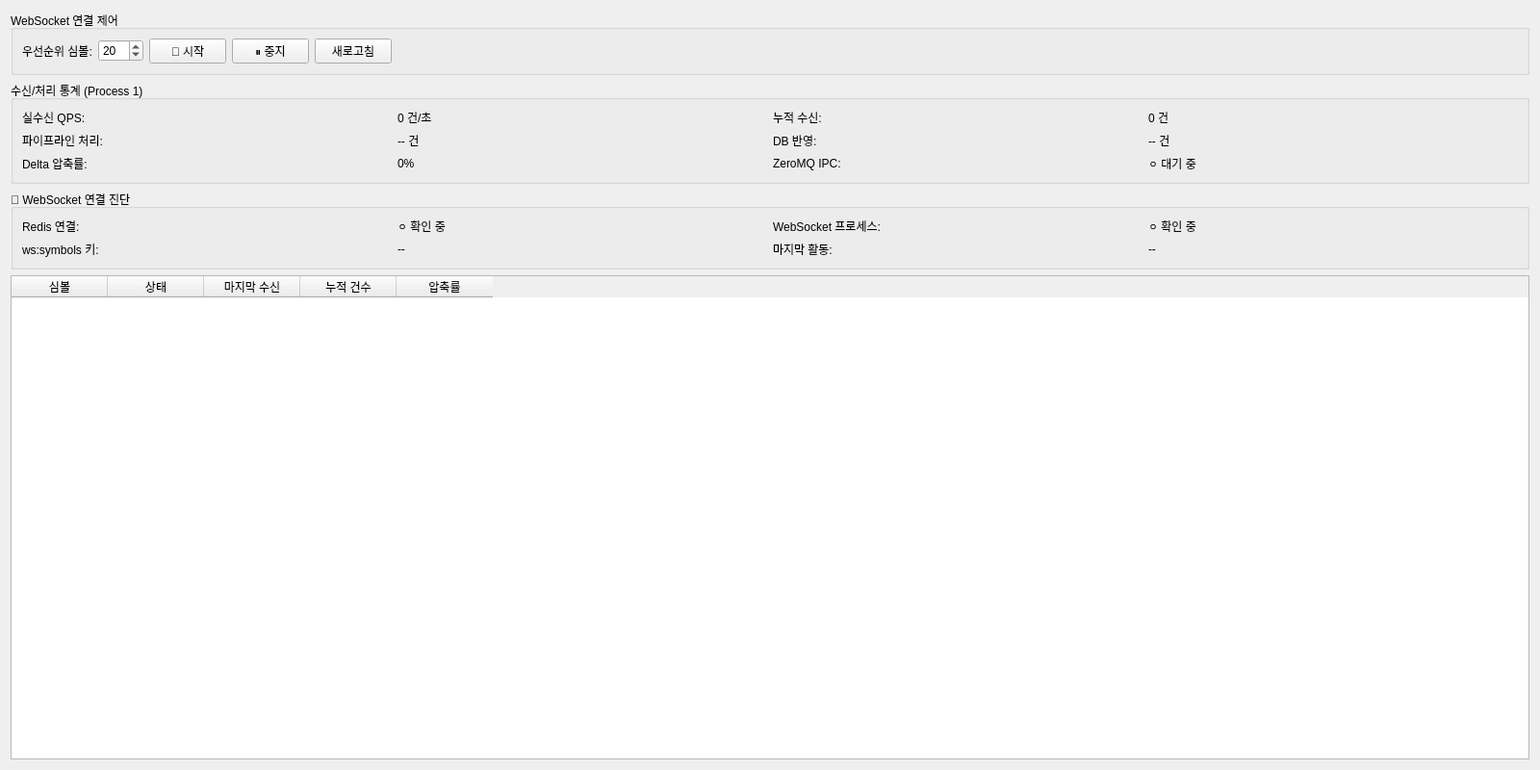
<?xml version="1.0" encoding="UTF-8"?>
<ui version="4.0">
 <class>WebSocketTab</class>
 <widget class="QWidget" name="WebSocketTab">
  <property name="geometry">
   <rect>
    <x>0</x>
    <y>0</y>
    <width>1600</width>
    <height>800</height>
   </rect>
  </property>
  <layout class="QVBoxLayout" name="vLayout_ws">

   <!-- 연결 제어 그룹 -->
   <item>
    <widget class="QGroupBox" name="groupBox_control">
     <property name="title">
      <string>WebSocket 연결 제어</string>
     </property>
     <layout class="QHBoxLayout" name="hLayout_control">
      <item>
       <widget class="QLabel" name="label_symbol_count_title">
        <property name="text">
         <string>우선순위 심볼:</string>
        </property>
       </widget>
      </item>
      <item>
       <widget class="QSpinBox" name="spin_symbol_count">
        <property name="minimum">
         <number>1</number>
        </property>
        <property name="maximum">
         <number>246</number>
        </property>
        <property name="value">
         <number>20</number>
        </property>
       </widget>
      </item>
      <item>
       <widget class="QPushButton" name="btn_start_ws">
        <property name="text">
         <string>🚀 시작</string>
        </property>
       </widget>
      </item>
      <item>
       <widget class="QPushButton" name="btn_stop_ws">
        <property name="text">
         <string>⏸️ 중지</string>
        </property>
       </widget>
      </item>
      <item>
       <widget class="QPushButton" name="btn_refresh_ws">
        <property name="text">
         <string>새로고침</string>
        </property>
       </widget>
      </item>
      <item>
       <spacer name="horizontalSpacer_control">
        <property name="orientation">
         <enum>Qt::Horizontal</enum>
        </property>
        <property name="sizeHint" stdset="0">
         <size>
          <width>40</width>
          <height>20</height>
         </size>
        </property>
       </spacer>
      </item>
     </layout>
    </widget>
   </item>

   <!-- 수신 통계 그룹 -->
   <item>
    <widget class="QGroupBox" name="groupBox_stats">
     <property name="title">
      <string>수신/처리 통계 (Process 1)</string>
     </property>
     <layout class="QGridLayout" name="gridLayout_stats">
      <item row="0" column="0">
       <widget class="QLabel">
        <property name="text">
         <string>실수신 QPS:</string>
        </property>
        <property name="toolTip">
         <string>WebSocket 실수신 건수/초 (Redis ws:qps:{초} 키 기준, 최근 5초 평균).
0이면 백엔드가 해당 Redis 키를 아직 기록하지 않는 상태입니다.</string>
        </property>
       </widget>
      </item>
      <item row="0" column="1">
       <widget class="QLabel" name="label_ws_qps">
        <property name="text">
         <string>0 건/초</string>
        </property>
        <property name="toolTip">
         <string>ws:qps:{초} 또는 pipeline:qps:{초} Redis 키의 최근 5초 평균입니다.</string>
        </property>
       </widget>
      </item>
      <item row="0" column="2">
       <widget class="QLabel">
        <property name="text">
         <string>누적 수신:</string>
        </property>
        <property name="toolTip">
         <string>ws:total_recv 키 기준 세션 전체 누적 수신 건수입니다.</string>
        </property>
       </widget>
      </item>
      <item row="0" column="3">
       <widget class="QLabel" name="label_total_recv">
        <property name="text">
         <string>0 건</string>
        </property>
       </widget>
      </item>
      <item row="1" column="0">
       <widget class="QLabel">
        <property name="text">
         <string>파이프라인 처리:</string>
        </property>
        <property name="toolTip">
         <string>파이프라인 처리 누적 건수 (pipeline:processed_count Redis 키).
백엔드가 이 키를 기록하지 않으면 '--'로 표시됩니다.</string>
        </property>
       </widget>
      </item>
      <item row="1" column="1">
       <widget class="QLabel" name="label_pipeline_processed">
        <property name="text">
         <string>-- 건</string>
        </property>
       </widget>
      </item>
      <item row="1" column="2">
       <widget class="QLabel">
        <property name="text">
         <string>DB 반영:</string>
        </property>
        <property name="toolTip">
         <string>실제 DB에 커밋된 캔들 건수 (db:committed_count Redis 키).
백엔드가 이 키를 기록하지 않으면 '--'로 표시됩니다.</string>
        </property>
       </widget>
      </item>
      <item row="1" column="3">
       <widget class="QLabel" name="label_db_committed">
        <property name="text">
         <string>-- 건</string>
        </property>
       </widget>
      </item>
      <item row="2" column="0">
       <widget class="QLabel">
        <property name="text">
         <string>Delta 압축률:</string>
        </property>
       </widget>
      </item>
      <item row="2" column="1">
       <widget class="QLabel" name="label_delta_ratio">
        <property name="text">
         <string>0%</string>
        </property>
       </widget>
      </item>
      <item row="2" column="2">
       <widget class="QLabel">
        <property name="text">
         <string>ZeroMQ IPC:</string>
        </property>
       </widget>
      </item>
      <item row="2" column="3">
       <widget class="QLabel" name="label_ipc_status">
        <property name="text">
         <string>⚪ 대기 중</string>
        </property>
       </widget>
      </item>
     </layout>
    </widget>
   </item>

   <!-- WebSocket 연결 진단 패널 -->
   <item>
    <widget class="QGroupBox" name="groupBox_diagnostics">
     <property name="title">
      <string>🔬 WebSocket 연결 진단</string>
     </property>
     <layout class="QGridLayout" name="gridLayout_diagnostics">
      <item row="0" column="0">
       <widget class="QLabel">
        <property name="text">
         <string>Redis 연결:</string>
        </property>
       </widget>
      </item>
      <item row="0" column="1">
       <widget class="QLabel" name="label_diag_redis">
        <property name="text">
         <string>⚪ 확인 중</string>
        </property>
       </widget>
      </item>
      <item row="0" column="2">
       <widget class="QLabel">
        <property name="text">
         <string>WebSocket 프로세스:</string>
        </property>
       </widget>
      </item>
      <item row="0" column="3">
       <widget class="QLabel" name="label_diag_process">
        <property name="text">
         <string>⚪ 확인 중</string>
        </property>
       </widget>
      </item>
      <item row="1" column="0">
       <widget class="QLabel">
        <property name="text">
         <string>ws:symbols 키:</string>
        </property>
       </widget>
      </item>
      <item row="1" column="1">
       <widget class="QLabel" name="label_diag_ws_symbols">
        <property name="text">
         <string>--</string>
        </property>
       </widget>
      </item>
      <item row="1" column="2">
       <widget class="QLabel">
        <property name="text">
         <string>마지막 활동:</string>
        </property>
       </widget>
      </item>
      <item row="1" column="3">
       <widget class="QLabel" name="label_diag_last_activity">
        <property name="text">
         <string>--</string>
        </property>
       </widget>
      </item>
     </layout>
    </widget>
   </item>

   <!-- 심볼별 연결 상태 테이블 -->
   <item>
    <widget class="QTableWidget" name="table_ws_status">
     <property name="alternatingRowColors">
      <bool>true</bool>
     </property>
     <property name="selectionBehavior">
      <enum>QAbstractItemView::SelectRows</enum>
     </property>
     <property name="editTriggers">
      <set>QAbstractItemView::NoEditTriggers</set>
     </property>
     <property name="columnCount">
      <number>5</number>
     </property>
     <column>
      <property name="text">
       <string>심볼</string>
      </property>
     </column>
     <column>
      <property name="text">
       <string>상태</string>
      </property>
     </column>
     <column>
      <property name="text">
       <string>마지막 수신</string>
      </property>
     </column>
     <column>
      <property name="text">
       <string>누적 건수</string>
      </property>
     </column>
     <column>
      <property name="text">
       <string>압축률</string>
      </property>
     </column>
    </widget>
   </item>

  </layout>
 </widget>
 <resources/>
 <connections/>
</ui>
